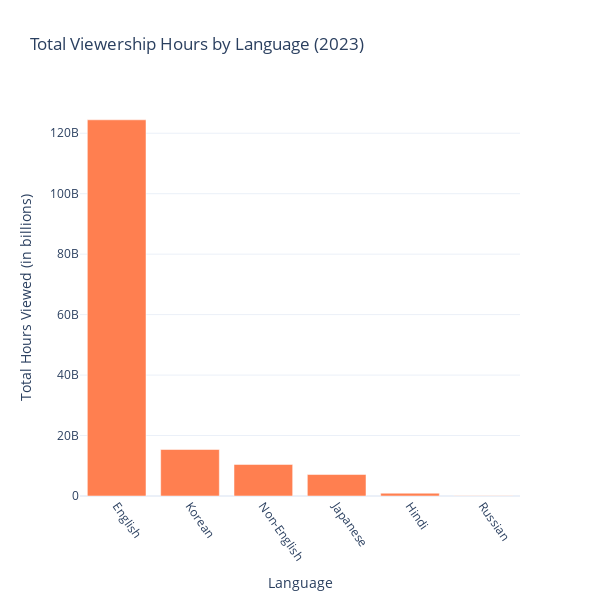

Notebook source saved alongside this figure:
### Markdown cell above
# Aggregate viewership hours by content type

### Code cell
#aggregate viewership hours by language
language_viewership = netflix_data.groupby('Language Indicator')['Hours Viewed'].sum().sort_values(ascending=False)

fig = go.Figure(data=[
    go.Bar(
        x=language_viewership.index,
        y=language_viewership.values,
        marker_color='coral'
    )
])

fig.update_layout(
    title='Total Viewership Hours by Language (2023)',
    xaxis_title='Language',
    yaxis_title='Total Hours Viewed (in billions)',
    xaxis_tickangle=55,
    height=600,
    width=600
)

### Figure 1 — Plotly figure (JSON) as saved in the notebook; plotly's stock layout.template omitted (floating-point values rounded to 4 significant figures)
{"data": [{"marker": {"color": "coral"}, "type": "bar", "x": ["English", "Korean", "Non-English", "Japanese", "Hindi", "Russian"], "y": [124441700000, 15378400000, 10439100000, 7102000000, 926100000, 114600000]}], "layout": {"height": 600, "title": {"text": "Total Viewership Hours by Language (2023)"}, "width": 600, "xaxis": {"autorange": true, "range": [-0.5, 5.5], "tickangle": 55, "title": {"text": "Language"}, "type": "category"}, "yaxis": {"autorange": true, "range": [0, 131000000000.0], "title": {"text": "Total Hours Viewed (in billions)"}, "type": "linear"}}}
